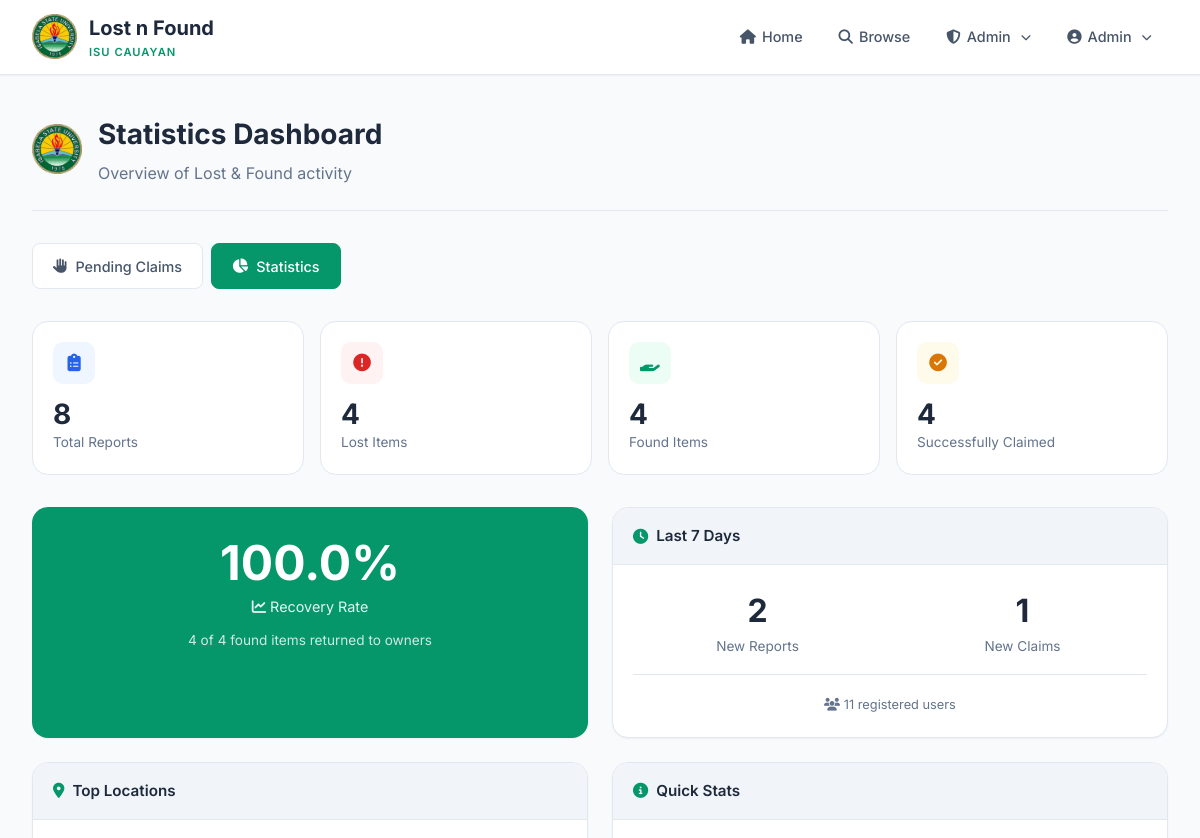
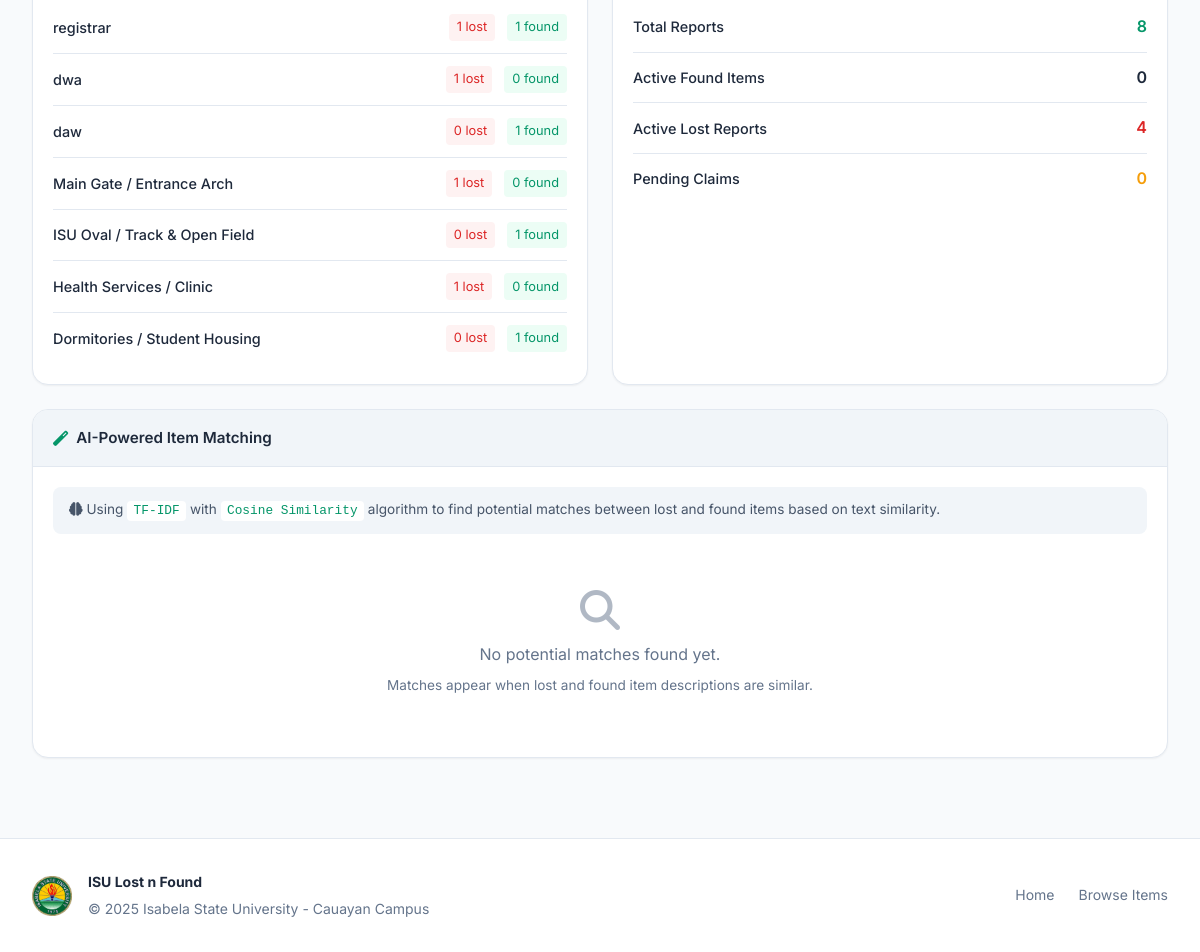
The page /admin/stats (signed in) on the database its author committed (2 pictures, top to bottom).
### app.py (models this page shows, shortened)
class User(db.Model, UserMixin):
    __tablename__ = 'users'
    id = db.Column(db.Integer, primary_key=True)
    name = db.Column(db.String(100), nullable=False)
    email = db.Column(db.String(100), unique=True, nullable=False)
    password_hash = db.Column(db.String(128), nullable=False)
    role = db.Column(db.String(20), default='user')  # 'user' or 'admin'
    created_at = db.Column(db.DateTime, default=datetime.utcnow)
    reports = db.relationship('ItemReport', backref='reporter', lazy=True)
    claim_requests = db.relationship('ClaimRequest', backref='claimer', lazy=True)

class ItemReport(db.Model):
    __tablename__ = 'item_reports'
    id = db.Column(db.Integer, primary_key=True)
    reporter_id = db.Column(db.Integer, db.ForeignKey('users.id'), nullable=False)
    type = db.Column(db.String(10), nullable=False)  # 'lost' or 'found'
    title = db.Column(db.String(100), nullable=False)
    description = db.Column(db.Text, nullable=False)
    location = db.Column(db.String(100), nullable=False)
    date_time = db.Column(db.DateTime, nullable=False)
    photo_filename = db.Column(db.String(100), nullable=True)
    status = db.Column(db.String(20), default='pending')  # 'pending', 'approved', 'claimed', 'completed'
    created_at = db.Column(db.DateTime, default=datetime.utcnow)
    updated_at = db.Column(db.DateTime, default=datetime.utcnow, onupdate=datetime.utcnow)
    dropoff_location = db.Column(db.String(200), default="SCC OFFICE")
    dropoff_confirmed = db.Column(db.Boolean, default=False)
    dropoff_date = db.Column(db.DateTime, nullable=True)
    claim_requests = db.relationship('ClaimRequest',
                                    foreign_keys='ClaimRequest.report_id',
                                    backref='report', lazy=True)
    matched_claims = db.relationship('ClaimRequest',
                                   foreign_keys='ClaimRequest.lost_report_id',
                                   backref='lost_report', lazy=True)

### app.py (the view, shortened to what this page needs)
@app.route('/admin/stats')
@login_required
def admin_stats():
    if current_user.role != 'admin':
        abort(403)
    total_users = User.query.count()
    total_reports = ItemReport.query.count()
    total_lost = ItemReport.query.filter_by(type='lost').count()
    total_found = ItemReport.query.filter_by(type='found').count()
    total_claimed = ClaimRequest.query.filter_by(status='accepted').count()
    pending_claims = ClaimRequest.query.filter_by(status='pending').count()
    recovery_rate = 0
    if total_found > 0:
        recovery_rate = round((total_claimed / total_found) * 100, 1)
    top_locations = db.session.query(
        ItemReport.location,
        db.func.count(ItemReport.id).label('total'),
        db.func.sum(case((ItemReport.type == 'lost', 1), else_=0)).label('lost_count'),
        db.func.sum(case((ItemReport.type == 'found', 1), else_=0)).label('found_count')
    ).group_by(ItemReport.location).order_by(db.text('total DESC')).limit(8).all()
    seven_days_ago = datetime.utcnow() - timedelta(days=7)
    recent_reports = ItemReport.query.filter(ItemReport.created_at >= seven_days_ago).count()
    recent_claims = ClaimRequest.query.filter(ClaimRequest.request_date >= seven_days_ago).count()
    potential_matches = []
    lost_items = ItemReport.query.filter_by(type='lost', status='approved').all()
    found_items = ItemReport.query.filter_by(type='found', status='approved').all()
    return render_template(
        'admin/stats.html',
        total_users=total_users,
        total_reports=total_reports,
        total_lost=total_lost,
        total_found=total_found,
        total_claimed=total_claimed,
        pending_claims=pending_claims,
        recovery_rate=recovery_rate,
        top_locations=top_locations,
        recent_reports=recent_reports,
        recent_claims=recent_claims,
        potential_matches=potential_matches
    )

### templates/admin/stats.html (shortened to what this page needs)
{% extends "layout.html" %}
{% block content %}
<div class="page-header">
    <div class="page-header-left">
        <img src="{{ url_for('static', filename='Logo/Logo.png') }}" alt="ISU Logo" class="page-header-logo">
        <div>
            <h1>Statistics Dashboard</h1>
            <p>Overview of Lost & Found activity</p>
        </div>
    </div>
</div>
<div class="admin-nav">
    <a href="{{ url_for('admin_claims') }}">
        <i class="fas fa-hand-paper"></i> Pending Claims
    </a>
    <a href="{{ url_for('admin_stats') }}" class="active">
        <i class="fas fa-chart-pie"></i> Statistics
    </a>
</div>
<div class="stats-grid">
    <div class="stat-card">
        <div class="stat-card-header">
            <div class="stat-icon blue">
                <i class="fas fa-clipboard-list"></i>
            </div>
        </div>
        <h3>{{ total_reports }}</h3>
        <p>Total Reports</p>
    </div>
    <div class="stat-card">
        <div class="stat-card-header">
            <div class="stat-icon coral">
                <i class="fas fa-exclamation-circle"></i>
            </div>
        </div>
        <h3>{{ total_lost }}</h3>
        <p>Lost Items</p>
    </div>
    <div class="stat-card">
        <div class="stat-card-header">
            <div class="stat-icon emerald">
                <i class="fas fa-hand-holding"></i>
            </div>
        </div>
        <h3>{{ total_found }}</h3>
        <p>Found Items</p>
    </div>
    <div class="stat-card">
        <div class="stat-card-header">
            <div class="stat-icon gold">
                <i class="fas fa-check-circle"></i>
            </div>
        </div>
        <h3>{{ total_claimed }}</h3>
        <p>Successfully Claimed</p>
    </div>
</div>
<div class="cards-grid">
    <div class="card recovery-card">
        <div class="card-body">
            <div class="recovery-rate">{{ recovery_rate }}%</div>
            <div class="recovery-label">
                <i class="fas fa-chart-line"></i> Recovery Rate
            </div>
            <p style="opacity: 0.8; font-size: 0.85rem; margin-top: 0.75rem;">
                {{ total_claimed }} of {{ total_found }} found items returned to owners
            </p>
        </div>
    </div>
    <div class="card">
        <div class="card-header">
            <h3><i class="fas fa-clock"></i> Last 7 Days</h3>
        </div>
        <div class="card-body">
            <div style="display: grid; grid-template-columns: 1fr 1fr; gap: 1rem; text-align: center;">
                <div>
                    <div style="font-size: 2rem; font-weight: 700; color: var(--text-primary);">{{ recent_reports }}</div>
                    <div style="color: var(--text-muted); font-size: 0.85rem;">New Reports</div>
                </div>
                <div>
                    <div style="font-size: 2rem; font-weight: 700; color: var(--text-primary);">{{ recent_claims }}</div>
                    <div style="color: var(--text-muted); font-size: 0.85rem;">New Claims</div>
                </div>
            </div>
            <div style="margin-top: 1rem; padding-top: 1rem; border-top: 1px solid var(--border-color); text-align: center;">
                <span style="color: var(--text-muted); font-size: 0.8rem;">
                    <i class="fas fa-users"></i> {{ total_users }} registered users
                </span>
            </div>
        </div>
    </div>
    <div class="card">
        <div class="card-header">
            <h3><i class="fas fa-map-marker-alt"></i> Top Locations</h3>
        </div>
        <div class="card-body">
            {% if top_locations %}
            <ul class="location-list">
                {% for loc in top_locations %}
                <li class="location-item">
                    <span class="location-name">{{ loc.location }}</span>
                    <div class="location-stats">
                        <span class="lost">{{ loc.lost_count or 0 }} lost</span>
                        <span class="found">{{ loc.found_count or 0 }} found</span>
                    </div>
                </li>
                {% endfor %}
            </ul>
            {% else %}
            <div class="empty-state">
                <i class="fas fa-map-marker-alt"></i>
                <p>No location data yet</p>
            </div>
            {% endif %}
        </div>
    </div>
    <div class="card">
        <div class="card-header">
            <h3><i class="fas fa-info-circle"></i> Quick Stats</h3>
        </div>
        <div class="card-body">
            <ul class="location-list">
                <li class="location-item">
                    <span class="location-name">Total Reports</span>
                    <span style="font-weight: 600; color: var(--emerald);">
                        {{ total_reports }}
                    </span>
                </li>
                <li class="location-item">
                    <span class="location-name">Active Found Items</span>
                    <span style="font-weight: 600; color: var(--text-primary);">
                        {{ total_found - total_claimed }}
                    </span>
                </li>
                <li class="location-item">
                    <span class="location-name">Active Lost Reports</span>
                    <span style="font-weight: 600; color: var(--coral-accent);">
                        {{ total_lost }}
                    </span>
                </li>
                <li class="location-item">
                    <span class="location-name">Pending Claims</span>
                    <span style="font-weight: 600; color: #f59e0b;">
                        {{ pending_claims }}
                    </span>
                </li>
            </ul>
        </div>
    </div>
    <div class="card matches-card">
        <div class="card-header">
            <h3><i class="fas fa-magic"></i> AI-Powered Item Matching</h3>
        </div>
        <div class="card-body">
            <div class="algo-info">
                <i class="fas fa-brain"></i>
                Using <code>TF-IDF</code> with <code>Cosine Similarity</code> algorithm to find potential matches between lost and found items based on text similarity.
            </div>
            {% if potential_matches %}
            <ul class="matches-list">
                {% for match in potential_matches %}
                <li class="match-item">
                    <div class="match-info">
                        <div class="match-pair">
                            <span class="lost-tag"><i class="fas fa-exclamation-circle"></i></span>
                            <span class="item-name">{{ match.lost_item.title }}</span>
                            <i class="fas fa-arrow-right"></i>
                            <span class="found-tag"><i class="fas fa-hand-holding"></i></span>
                            <span class="item-name">{{ match.found_item.title }}</span>
                        </div>
                        <div class="match-location">
                            {% if match.same_location %}
                            <span class="same-loc"><i class="fas fa-check"></i> Same location: {{ match.lost_item.location }}</span>
                            {% else %}
                            {{ match.lost_item.location }} → {{ match.found_item.location }}
                            {% endif %}
                        </div>
                    </div>
                    <span class="match-score {{ 'high' if match.score >= 50 else '' }}">
                        {{ match.score }}% match
                    </span>
                </li>
                {% endfor %}
            </ul>
            {% else %}
            <div class="empty-state">
                <i class="fas fa-search"></i>
                <p>No potential matches found yet.</p>
                <p style="font-size: 0.85rem; margin-top: 0.5rem;">Matches appear when lost and found item descriptions are similar.</p>
            </div>
            {% endif %}
        </div>
    </div>
</div>
{% endblock %}

### templates/layout.html (shortened to what this page needs)
<!DOCTYPE html>
<html lang="en">
<head>
    <link rel="stylesheet" href="https://cdnjs.cloudflare.com/ajax/libs/font-awesome/6.4.0/css/all.min.css">
</head>
<body>
    <nav class="nav-container" id="navbar">
        <div class="navbar">
            <a href="{{ url_for('index') }}" class="nav-brand">
                <img src="{{ url_for('static', filename='Logo/Logo.png') }}" alt="ISU Logo" class="nav-brand-logo">
                <div>
                    <div class="nav-brand-text">Lost n Found</div>
                    <div class="nav-brand-sub">ISU Cauayan</div>
                </div>
            </a>
            <ul class="nav-menu" id="navMenu">
                <li>
                    <a href="{{ url_for('index') }}"
                        class="nav-link {{ 'active' if request.path == url_for('index') }}">
                        <i class="fas fa-home"></i>
                        <span>Home</span>
                    </a>
                </li>
                <li>
                    <a href="{{ url_for('search') }}"
                        class="nav-link {{ 'active' if request.path == url_for('search') }}">
                        <i class="fas fa-search"></i>
                        <span>Browse</span>
                    </a>
                </li>
                {% if current_user.is_authenticated %}
                {% if current_user.role == 'admin' %}
                <li class="nav-dropdown">
                    <a href="#" class="nav-link">
                        <i class="fas fa-shield-alt"></i>
                        <span>Admin</span>
                        <i class="fas fa-chevron-down" style="font-size: 0.65rem; margin-left: 4px;"></i>
                    </a>
                </li>
                {% endif %}
                <li class="nav-dropdown">
                    <a href="#" class="nav-link">
                        <i class="fas fa-user-circle"></i>
                        <span>{{ current_user.name }}</span>
                        <i class="fas fa-chevron-down" style="font-size: 0.65rem; margin-left: 4px;"></i>
                    </a>
                </li>
                {% endif %}
            </ul>
        </div>
    </nav>
    <div class="main-wrapper">
        <div class="container">
            <div class="content">
                {% block content %}{% endblock %}
            </div>
        </div>
        <footer class="footer">
            <div class="container">
                <div class="footer-content">
                    <div class="footer-brand">
                        <img src="{{ url_for('static', filename='Logo/Logo.png') }}" alt="ISU Logo" class="footer-logo">
                        <div class="footer-text">
                            <strong>ISU Lost n Found</strong>
                            <span>&copy; {{ current_year }} Isabela State University - Cauayan Campus</span>
                        </div>
                    </div>
                    <div class="footer-links">
                        <a href="{{ url_for('index') }}">Home</a>
                        <a href="{{ url_for('search') }}">Browse Items</a>
                    </div>
                </div>
            </div>
        </footer>
    </div>
</body>
</html>

### rows shown on the page
User: name "Admin"
ItemReport: location "registrar", id "1"
ItemReport: location "dwa", lost_count "1", dropoff_confirmed "0"
ItemReport: location "daw", dropoff_confirmed "0", found_count "1"
ItemReport: location "Main Gate / Entrance Arch", lost_count "1", dropoff_confirmed "0"
ItemReport: location "ISU Oval / Track & Open Field", dropoff_confirmed "0", found_count "1"
ItemReport: location "Health Services / Clinic", lost_count "1", dropoff_confirmed "0"
ItemReport: location "Dormitories / Student Housing", dropoff_confirmed "0", found_count "1"

### other values the page prints
{{ total_reports }} "8"
{{ total_lost }} "4"
{{ total_found }} "4"
{{ total_claimed }} "4"
{{ recovery_rate }} "100.0"
{{ recent_reports }} "2"
{{ recent_claims }} "1"
{{ total_users }} "11"
{{ total_found - total_claimed }} "0"
{{ pending_claims }} "0"
